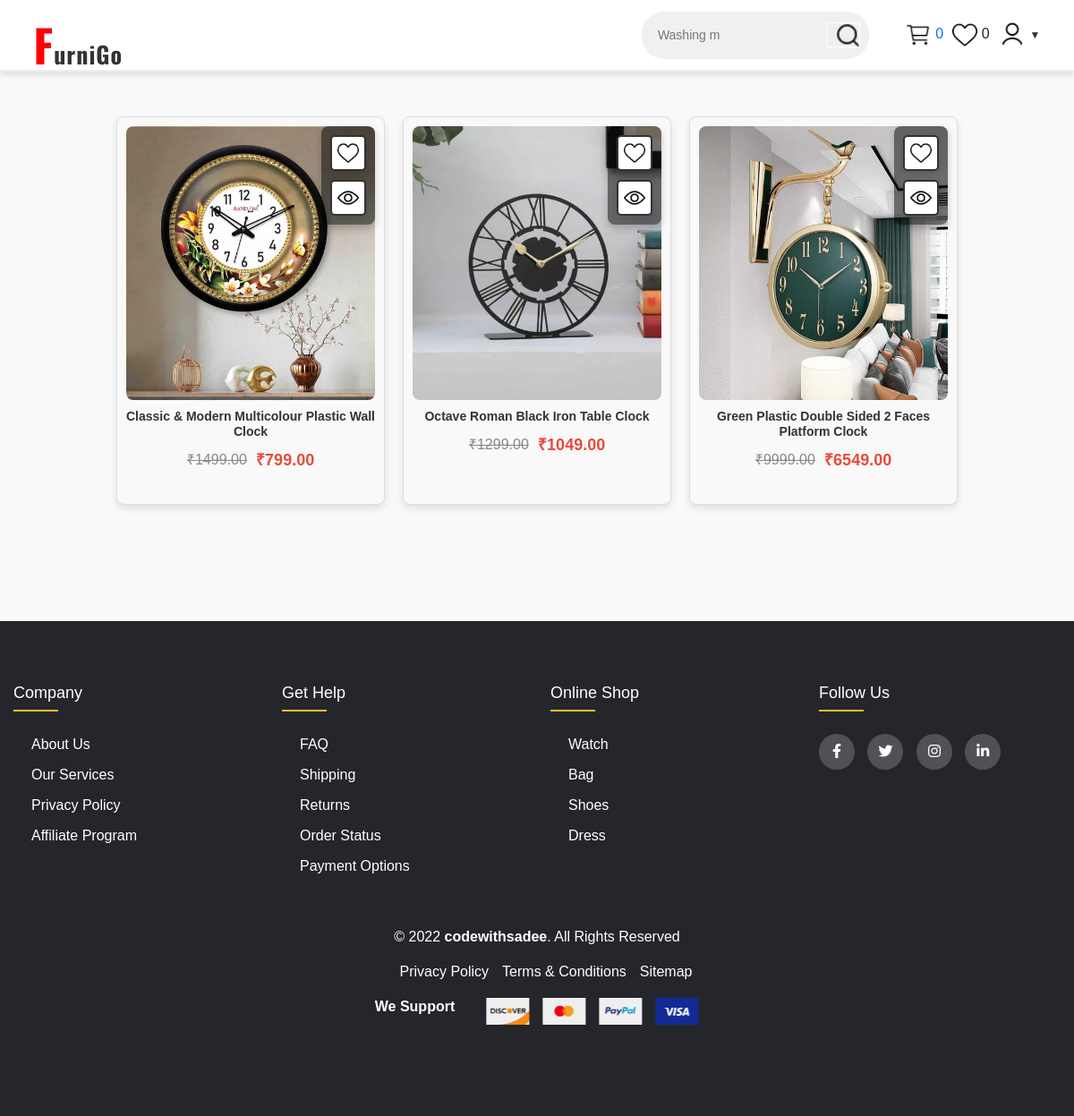
The app's page /categoryview/Clock with its own data.
### cobalt_app/models.py (models this page shows, shortened)
class Product(models.Model):
    product_title=models.CharField(max_length=50)
    product_image=models.ImageField(upload_to="product")
    description=models.TextField()
    old_price=models.DecimalField(default=0,decimal_places=2,max_digits=10)
    new_price=models.DecimalField(default=0,decimal_places=2,max_digits=10)
    category=models.ForeignKey(Category,on_delete=models.CASCADE)
    is_featured=models.BooleanField(default=False)

### cobalt_app/views.py (the view)
# urls.py: path('categoryview/<str:pic>',av.category_view,name='category_view'),
def category_view(request,pic):
    try:
        pic=pic.replace("-"," ")
        category=Category.objects.get(name=pic)
        product=Product.objects.filter(category=category)
        return render(request,"category_view.html",{'products':product,'category':category})
    except Exception:
        messages.success(request,"Category doesnt exist..")

### cart_app/context_processors.py (called while the page is built)
def cart_counters(request):
    cart_count=0
    if 'admin' in request.path:
        return {}
    else:
        try:
            cart=Cart.objects.filter(cart_id=_cart_id(request))
            cart_items=CartItem_View.objects.all().filter(cart=cart[:1])
            for cart_item in cart_items:
                cart_count+=cart_item.quantity
        except Cart.DoesNotExist:
            cart_count=0
    return dict(cart_count=cart_count)

### cart_app/views.py (called while the page is built)
def _cart_id(request):
    cart = request.session.session_key
    if not cart:
        cart = request.session.create()
    return cart

### wishlistapp/context_processors.py (called while the page is built)
def wishlist_counter(request):
    if request.user.is_authenticated:
        return {
                    'wish_count': WishItem.objects.filter(user=request.user).count()
            }
    else:
        return {
                    'wish_count': 0
        }

### templates/category_view.html (shortened to what this page needs)
{%extends 'base.html' %}
{%load static%}
{%block content%}
<div class="containers">
    {% for product in products %}
      <div class="images" id="product-{{forloop.counter}}" data-name="product-{{forloop.counter}}">
        <div class="icon-container">
          <form method="POST" action="{% url 'add_to_wishlist' product.id %}">
            <button type="submit" style="background: none; border: none; padding: 0;">
                <div class="icon-box heart-icon">
                    <img src='{% static "./image/heart.png"%}' class="heart" alt="Heart Icon" />
                </div>
            </button>
        </form>
          <div class="icon-box eye-icon">
            <a href="{% url 'product_view' product.id %}"><img src='{% static "./image/view.png"%}' class="eye" alt="Eye Icon" /></a>
          </div>
        </div>
        <img src="{{ product.product_image.url }}" alt="{{ product.product_title }}">
        <h3>{{ product.product_title }}</h3>
        <div class="prices">
          <p class="old-price">&#8377;{{ product.old_price }}</p>
          <p class="new-price">&#8377;{{ product.new_price }}</p>
        </div>
      </div>
    {% endfor %}
  </div>
{%endblock%}

### static/css/style.css (style rules this page uses)
* { padding: 0; margin: 0; box-sizing: border-box; }
html { font-size: 10px; }
body { font-family: 'Arial', sans-serif; font-size: 1.6rem; background-color: #f9f9f9; padding-top: 8rem; }
a { text-decoration: none; }
.containers,.products-container { display: flex; justify-content: space-evenly; flex-wrap: wrap; gap: 40px; margin-top: 50px; padding: 0 20px 100px 20px; }
.images { position: relative; width: calc(25% - 20px); background-color: #f9f9f9; box-shadow: 0 4px 8px rgba(0, 0, 0, 0.1); border-radius: 10px; overflow: hidden; text-align: center; transition: transform 0.3s ease-in-out, box-shadow 0.3s ease-in-out; }
.images img { width: 100%; height: auto; display: block; object-fit: cover; }
.images h3 { font-size: 18px; font-weight: bold; margin: 15px 0 10px; color: #333; }
.prices { display: flex; justify-content: center; align-items: center; gap: 10px; margin-bottom: 15px; }
.old-price { font-size: 16px; color: #777; text-decoration: line-through; }
.new-price { font-size: 18px; color: #e74c3c; font-weight: bold; }
.containers { display: flex; flex-wrap: wrap; gap: 2rem; justify-content: center; }
.images { position: relative; width: 300px; text-align: center; border: 1px solid #ddd; padding: 1rem; border-radius: 8px; }
.images img { width: 100%; height: auto; border-radius: 8px; }
.images h3 { font-size: 1.4rem; margin: 1rem 0; }
.prices .old-price { text-decoration: line-through; color: #888; }
.prices .new-price { font-weight: bold; color: #e74c3c; }
.icon-container { position: absolute; top: 10px; right: 10px; z-index: 2; display: flex; flex-direction: column; gap: 10px; background-color: rgba(0, 0, 0, 0.5); padding: 10px; border-radius: 8px; box-shadow: 0 4px 8px rgba(0, 0, 0, 0.2); }
.icon-box { width: 40px; height: 40px; display: flex; justify-content: center; align-items: center; background-color: white; border: 2px solid #333; border-radius: 5px; box-shadow: 0 4px 8px rgba(0, 0, 0, 0.1); cursor: pointer; }
.heart-icon img, .eye-icon img { width: 24px; height: 24px; }

### records on screen
Product: product_image (picture), product_title "Classic & Modern Multicolour Plastic Wall Clock", old_price "1499.00", new_price "799.00"
Product: product_image (picture), product_title "Octave Roman Black Iron Table Clock", old_price "1299.00", new_price "1049.00"
Product: product_image (picture), product_title "Green Plastic Double Sided 2 Faces Platform Clock", old_price "9999.00", new_price "6549.00"
